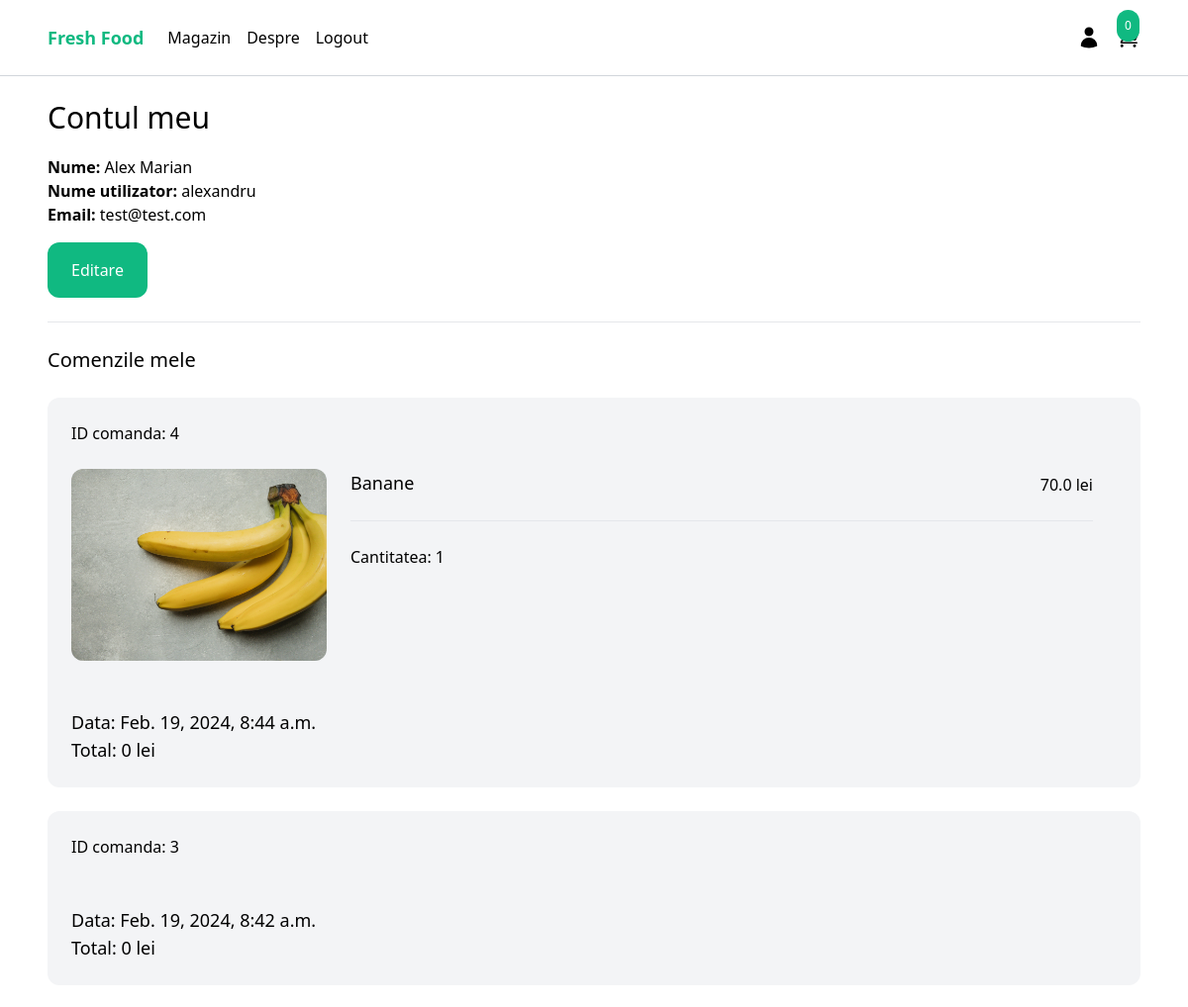
Page /myaccount/ (signed in, upper part) on the earlier database version.
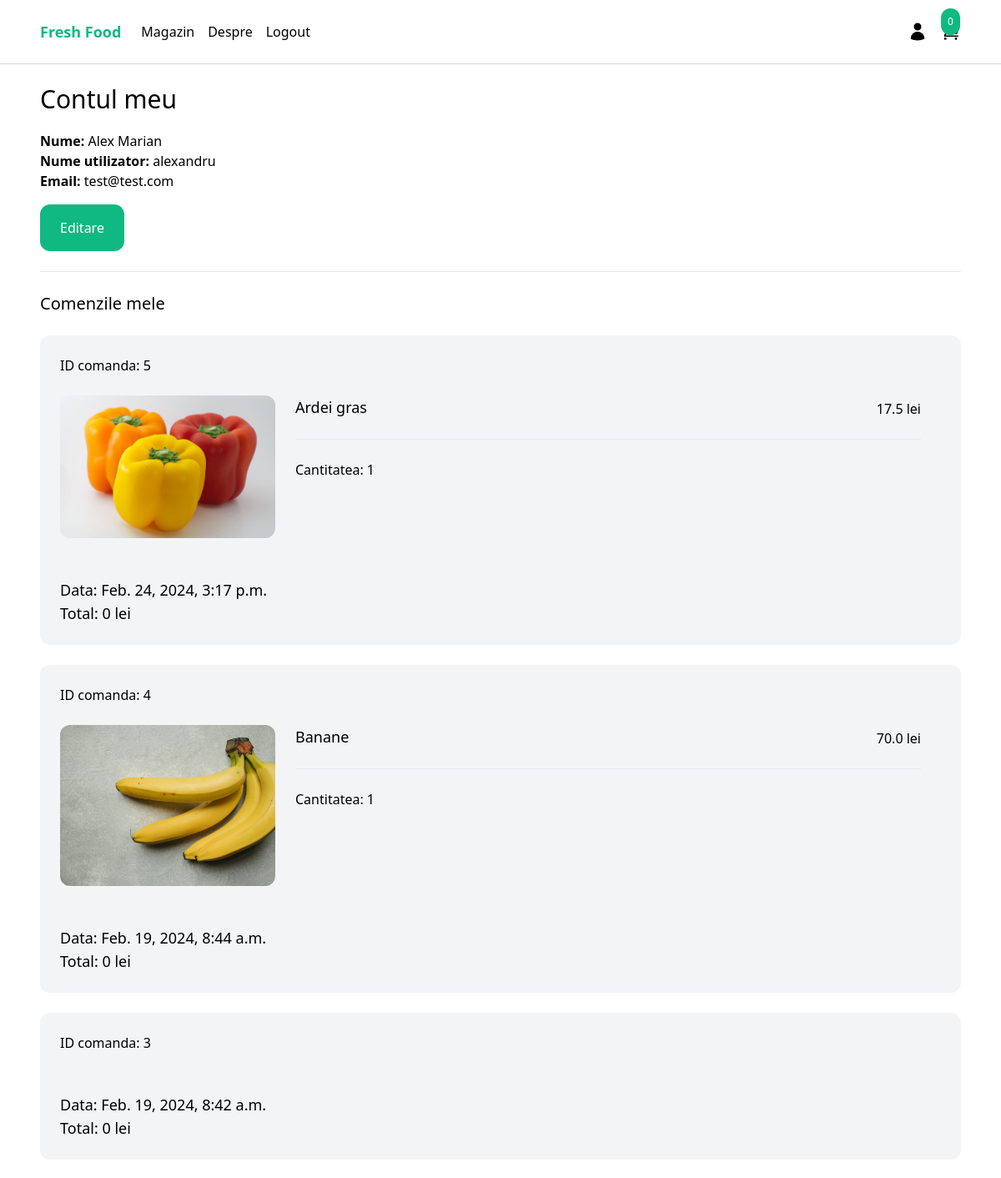
Same page on the later database version.
### order/models.py (models this page shows)
class Order(models.Model):
    ORDERED = 'ordered'
    SHIPPED = 'shipped'
    STATUS_CHOICES = (
        (ORDERED, 'Ordered  '),
        (SHIPPED, 'Shipped')
    )
    user = models.ForeignKey(User, related_name='orders', blank=True, null=True, on_delete=models.CASCADE)
    first_name = models.CharField(max_length=255)
    last_name = models.CharField(max_length=255)
    email = models.EmailField()
    address = models.CharField(max_length=255)
    zipcode = models.CharField(max_length=255)
    place = models.CharField(max_length=255)
    phone = models.CharField(max_length=255)
    created_at = models.DateTimeField(auto_now_add=True)
    paid = models.BooleanField(default=False)
    paid_amount = models.IntegerField(blank=True, null=True)
    status = models.CharField(max_length=20, choices=STATUS_CHOICES, default=ORDERED)
    class Meta:
        ordering = ('-created_at',)
    def get_total_price(self):
        if self.paid_amount:
            return self.paid_amount / 100
        return 0

class OrderItem(models.Model):
    order = models.ForeignKey(Order, related_name='items', on_delete=models.CASCADE)
    product = models.ForeignKey(Product, related_name='items', on_delete=models.CASCADE)
    price = models.IntegerField()
    quantity = models.IntegerField(default=1)
    def get_total_price(self):
        return self.price / 100

### product/models.py (models this page shows, shortened)
class Product(models.Model):
    category = models.ForeignKey(Category, related_name='products', on_delete=models.CASCADE)
    name = models.CharField(max_length=255)
    slug = models.SlugField()
    description = models.TextField(blank=True, null=True)
    price = models.IntegerField()
    created_at = models.DateTimeField(auto_now_add=True)
    image = models.ImageField(upload_to='uploads/', blank=True, null=True)
    thumbnail = models.ImageField(upload_to='uploads/', blank=True, null=True)
    class Meta:
        ordering = ('-created_at',)
    def get_thumbnail(self):
        if self.thumbnail:
            return self.thumbnail.url

### core/views.py (the view)
# urls.py: path('myaccount/', myaccount, name='myaccount'),
@login_required
def myaccount(request):
    return render(request, "core/myaccount.html")

### cart/cart.py (called while the page is built)
    def __len__(self):
        return sum(item['quantity'] for item in self.cart.values())

### cart/context_processors.py (called while the page is built)
def cart(request):
    return {'cart': Cart(request)}

### core/templates/core/myaccount.html (shortened to what this page needs)
{% extends 'core/base.html' %}
{% block content %}
<div class="max-w-6xl mx-auto p-6">
    <h1 class="mb-5 text-3xl">Contul meu</h1>
    <div class="mb-6">
        <strong>Nume: </strong>{{ request.user.get_full_name }}<br>
        <strong>Nume utilizator: </strong>{{ request.user.username }}<br>
        <strong>Email: </strong>{{ request.user.email }}<br>
        <a href="{% url 'edit_myaccount' %}" class="inline-block mt-4 py-4 px-6 rounded-xl text-white bg-emerald-500">Editare</a>
    </div>
    <hr>
    <h2 class="my-6 text-xl">Comenzile mele</h2>
    {% for order in request.user.orders.all %}
        <div class="w-full mb-6 p-6 flex flex-wrap bg-gray-100 rounded-xl">
            <div class="mb-6 flex justify-between">
                <a href="#">ID comanda: {{ order.id }}</a>
            </div>
            <div class="mb-6 w-full">
                {% for item in order.items.all %}
                    <div class="product mb-6 flex pr-6">
                        <a href="#" class="w-1/4">
                            <img class="hover:shadow-lg rounded-xl" src="{{ item.product.get_thumbnail}}" alt="img" />
                        </a>
                        <div class="w-3/4 pl-6">
                            <div class="flex justify-between">
                                <a href="#" class="text-lg">{{ item.product.name }}</a>
                                <p class="mb-6 pt-1 text-grey-400">{{ item.get_total_price }} lei</p>
                            </div>
                            <hr>
                            <div class="mt-6">
                                Cantitatea: {{ item.quantity }}
                            </div>
                        </div>
                    </div>
                {% endfor %}
            </div>
            <div>
                <p class="text-lg">Data: {{ order.created_at }}</p>
                <p class="text-lg">Total: {{ order.get_total_price }} lei</p>
            </div>
        </div>
    {% endfor %}
</div>
{% endblock %}

Differences in the rows shown:
added Order: id "5", created_at "Feb. 24, 2024, 3:17 p.m.", get_total_price "0"
added OrderItem: product.get_thumbnail (picture), product.name "Ardei gras", get_total_price "17.5", quantity "1", shown under "5"
